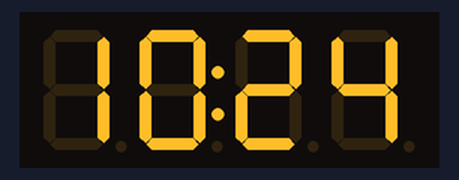
The sketch below on a simulated ESP32. Shown: 4-digit seven-segment display. WiFi joins after 1.5 s; servers stay silent unless stated; the local clock reads 2024-03-15 10:24:30 at power-on unless the sketch sets it; what the sketch prints to the serial monitor is not drawn.

Above: at 1.6 s.
At 65.7 s:
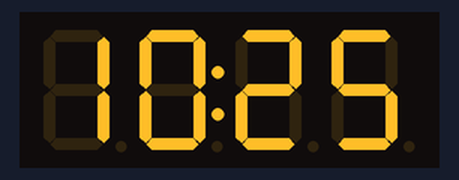
At 128.8 s:
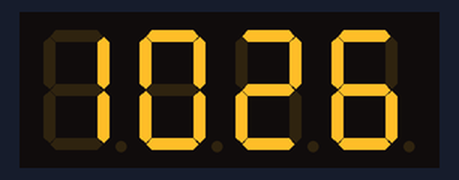

The sketch:

HologramClock.ino
```cpp
// (licence header left out)
#include <Wire.h> // Enable this line if using Arduino Uno, Mega, etc.
#include <Adafruit_GFX.h>
#include "Adafruit_LEDBackpack.h"

#include <WiFiManager.h> // https://github.com/tzapu/WiFiManager
#include <WiFi.h>

#include <WiFiUdp.h>
#include <time.h>

const char* ntpServer = "europe.pool.ntp.org";

// Die Definition für Deutschland (Sommer-/Winterzeit automatisch)
// P1OT = Central European Time, M3.5.0 = März, letzte Woche, Sonntag
// M10.5.0 = Oktober, letzte Woche, Sonntag
const char* TZ_INFO = "CET-1CEST,M3.5.0,M10.5.0/3";

Adafruit_7segment matrix = Adafruit_7segment();

bool blinkColon = false;

// simple counter
void demo_mode() {
  for (uint16_t counter = 0; counter < 10; counter ++) {
      matrix.writeDigitNum(0, counter, false);
      matrix.writeDigitNum(1, counter, false);
      blinkColon = !blinkColon;
      matrix.drawColon(blinkColon);
      matrix.writeDigitNum(3, counter, false);
      matrix.writeDigitNum(4, counter, false);

      matrix.writeDisplay();
      delay(1000);
  }
}

// show time
void showTime() {
  struct tm timeinfo;
  if(!getLocalTime(&timeinfo)){
    Serial.println("Zeit konnte nicht abgefragt werden");
    return;
  }

  uint16_t toh = timeinfo.tm_hour / 10;
  uint16_t hour = timeinfo.tm_hour % 10;
  uint16_t tom = timeinfo.tm_min / 10;
  uint16_t min = timeinfo.tm_min % 10;

  matrix.writeDigitNum(0, toh, false);
  matrix.writeDigitNum(1, hour, false);
  blinkColon = !blinkColon;
  matrix.drawColon(blinkColon);
  matrix.writeDigitNum(3, tom, false);
  matrix.writeDigitNum(4, min, false);

  matrix.writeDisplay();

  delay(1000);
}

void setup() {
#ifndef __AVR_ATtiny85__
  Serial.begin(9600);
  Serial.println("Hologram Clock");
#endif
  matrix.begin(0x70);

  WiFi.mode(WIFI_STA); // explicitly set mode, esp defaults to STA+AP

  //WiFiManager
  //Local intialization. Once its business is done, there is no need to keep it around
  WiFiManager wm;
  //reset settings - for testing
  //wm.resetSettings();

  //fetches ssid and pass and tries to connect
  //if it does not connect it starts an access point with the specified name
  //and goes into a blocking loop awaiting configuration
  if (!wm.autoConnect("HologramClockAP")) {
    Serial.println("failed to connect Wifi and hit timeout");
    //reset and try again, or maybe put it to deep sleep
    ESP.restart();
    delay(1000);
  }

  // Konfiguriere die Zeit mit dem TZ-String
  configTime(0, 0, ntpServer);
  setenv("TZ", TZ_INFO, 1);
  tzset();

}

void loop() {

  // demo_mode();
  showTime();

}
```
